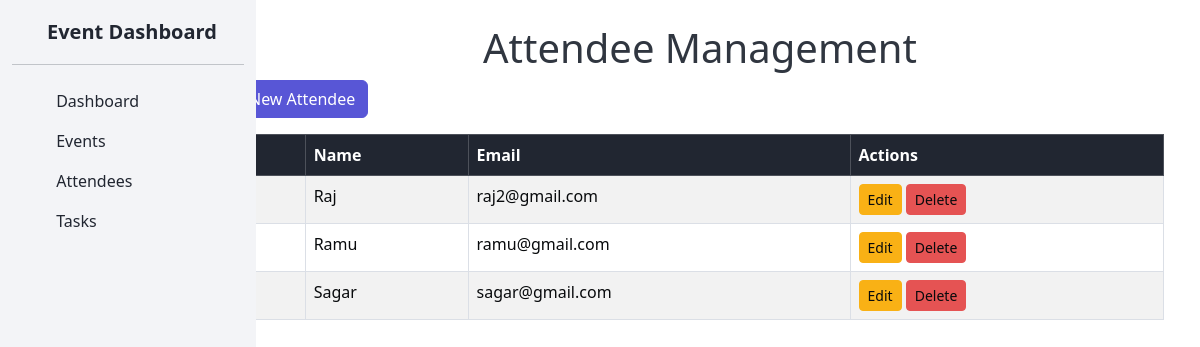
The app's page /attendees/ with its own data.
### events/models.py (models this page shows, shortened)
class Attendee(models.Model):
    name = models.CharField(max_length=100)
    email = models.EmailField(unique=True)
    event = models.ForeignKey(Event, on_delete=models.CASCADE, related_name='event_attendees')

### events/views.py (the view)
# urls.py: path('attendees/', views.attendee_list, name='attendee_list'),
def attendee_list(request):
    attendees = Attendee.objects.all()
    return render(request, 'events/attendees.html', {'attendees': attendees})

### events/templates/events/attendees.html (shortened to what this page needs)
{% extends 'events/navbar.html' %}
{% block content %}
<div class="container mt-4">
    <h1 class="text-center">Attendee Management</h1>
    <a href="{% url 'attendee_create' %}" class="btn btn-primary mb-3">New Attendee</a>
    <div class="table-responsive">
        <table class="table table-striped table-bordered">
            <thead class="table-dark">
                <tr>
                    <th>#</th>
                    <th>Name</th>
                    <th>Email</th>
                    <th>Actions</th>
                </tr>
            </thead>
            <tbody>
                {% for attendee in attendees %}
                <tr>
                    <td>{{ forloop.counter }}</td>
                    <td>{{ attendee.name }}</td>
                    <td>{{ attendee.email }}</td>
                    <td>
                        <a href="{% url 'attendee_update' attendee.pk %}" class="btn btn-warning btn-sm">Edit</a>
                        <a href="{% url 'attendee_delete' attendee.pk %}" class="btn btn-danger btn-sm">Delete</a>
                    </td>
                </tr>
                {% empty %}
                <tr>
                    <td colspan="4" class="text-center">No attendees available.</td>
                </tr>
                {% endfor %}
            </tbody>
        </table>
    </div>
</div>
{% endblock %}

### records on screen
Attendee: name "Raj", email "raj2@gmail.com"
Attendee: name "Ramu", email "ramu@gmail.com"
Attendee: name "Sagar", email "sagar@gmail.com"
